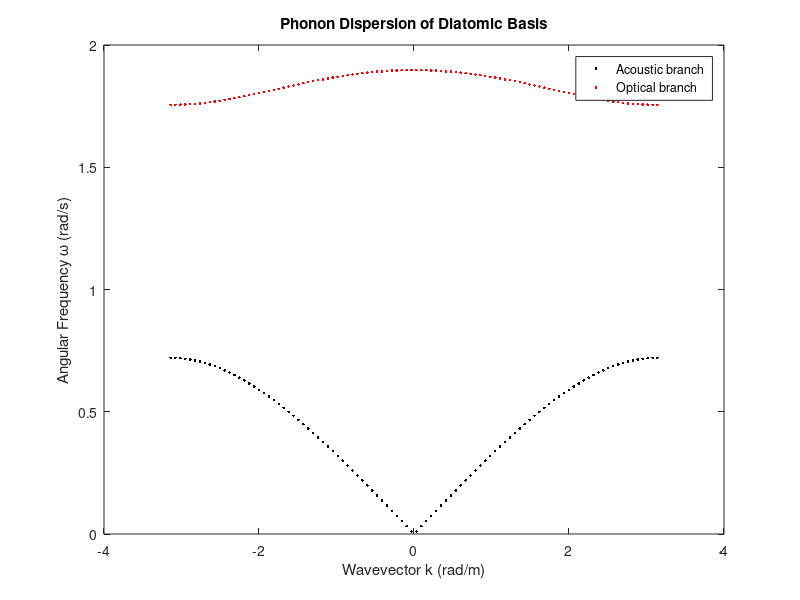

Write the MATLAB code that produced this figure.
%% Phonon dispersion of a 1D diatomic chain with alternating spring 
% constants C, 10C

%% Physical parameters
k1 = 1; % spring 1
k2 = 2; % spring 2
m1 = 5; % mass 1
m2 = 1; % mass 2
a  = 1; % lattice constant 

% k-space 
N = 100;
k = linspace(-pi/a, pi/a, N);

% Initialize to store angular frequencies
w_a = zeros(1, N);
w_o  = zeros(1, N);

for n = 1:N
    ki = k(n);

    %% Matrix Components of A (System is Au = w^2Mu)
    A1 = k1 + k2;
    A2 = -(k1 + k2*exp(-1i*ki*a));
    A3 = conj(A2);
    A4 = k1 + k2;

    % Matrix A
    A = [A1,A2;
         A3,A4];

    % Mass matrix
    M = [m1,0;
         0,m2];

    % Solving for w^2 (Du = ω^2Mu)
    w2 = eig(M \ A);  
    w2 = sort(real(w2));

    % Angular frequencies (higher freq is optical band, lower freq is acou)
    w_a(n) = sqrt(w2(1));
    w_o(n)  = sqrt(w2(2));
end

%% Plotting dispersion
clf; 
plot(k, w_a, 'k.'); hold on;
plot(k, w_o, 'r.');
xlabel('Wavevector k (rad/m)');
ylabel('Angular Frequency \omega (rad/s)');
title('Phonon Dispersion of Diatomic Basis');
legend('Acoustic branch', 'Optical branch');

